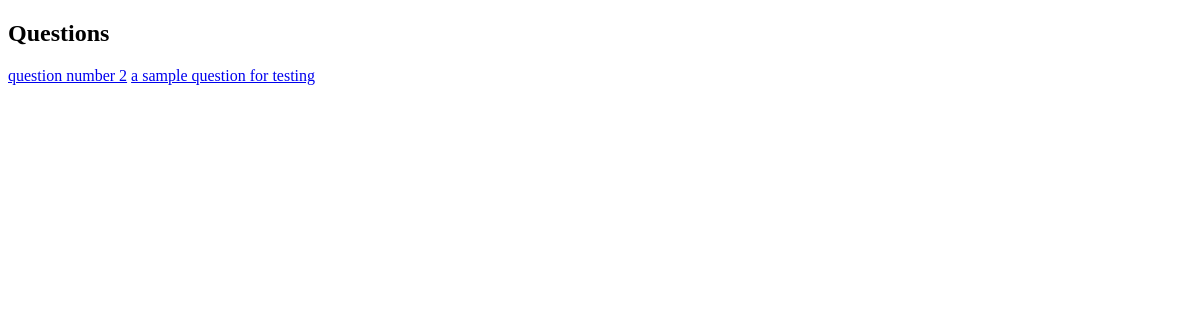
The app's page /questions/, older data.
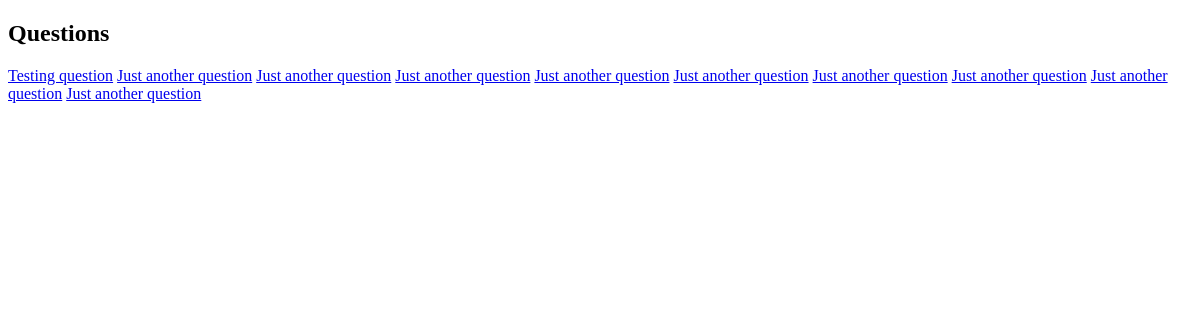
The same page, newer data.
### main/models.py (models this page shows, shortened)
class Question(models.Model):
    title = models.CharField('title for question', max_length=150, blank=False)
    content = models.TextField(
        'more information about question', blank=True, default='')
    asked_by = models.ForeignKey(to=get_user_model(), on_delete=models.CASCADE)
    created_at = models.DateTimeField(default=timezone.now, blank=True)
    votes = models.IntegerField('number of votes cast', default=0)

### main/views.py (the view)
# urls.py: path('questions/', views.all_questions, name='all_questions'),
def all_questions(request):
    question_list = Question.objects.order_by('-created_at')[:10]
    return render(request, 'main/all_questions.html', {'question_list': question_list})

### main/templates/main/all_questions.html (shortened to what this page needs)
<!DOCTYPE html>
<html lang="en">
  <head>
  </head>
  <body>
    <h2>Questions</h2>
    {% for question in question_list %}
    <a href="{% url 'main:question_details' question.id %}"
      >{{question.title}}</a
    >
    {% endfor %}
  </body>
</html>

Row changes from the older to the newer data that the page shows:
no longer on this page (row unchanged): Question: title "question number 2"
no longer on this page (row unchanged): Question: title "a sample question for testing"
added Question: title "Testing question"
added Question: title "Just another question"
added Question: title "Just another question"
added Question: title "Just another question"
added Question: title "Just another question"
added Question: title "Just another question"
added Question: title "Just another question"
added Question: title "Just another question"
added Question: title "Just another question"
added Question: title "Just another question"
